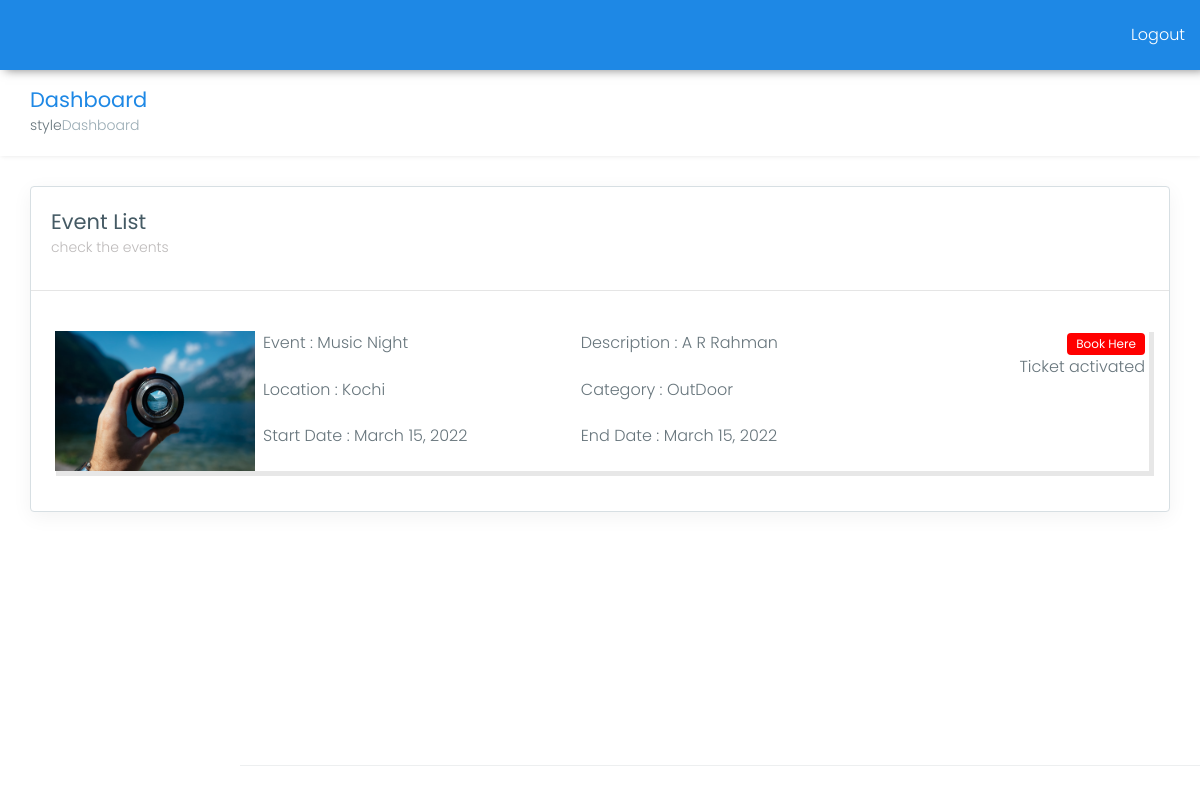
The page /dashboard/event_details/2 on the database its author committed.
### DemoApp/models.py (models this page shows)
class Events(models.Model):
    title=models.CharField(max_length=100)
    description=models.CharField(max_length=250)
    location=models.CharField(max_length=100)
    start_date=models.DateField(blank=True,null=True)
    end_date=models.DateField(null=True)
    image=models.ImageField(upload_to='uploaded_picture',blank=True,null=True)
    categories=models.ForeignKey(Categories,on_delete=models.CASCADE, null=True)
    published=models.BooleanField(default=False)
    paid=models.BooleanField(default=False)
    owner = models.ForeignKey(to=User, on_delete=models.CASCADE)
    def __str__(self):
        return self.title

class Categories(models.Model):
    category=models.CharField(max_length=100)
    def __str__(self):
        return self.category

### DemoApp/views.py (the view)
# urls.py: path('dashboard/event_details/<int:pk>',views.EventDetails,name='eventdetails'),
def EventDetails(request,pk):
    print('pk',pk)
    event_db=Events.objects.filter(pk=pk)
    print("event_db",event_db)
    context={
        "event_db":event_db,
        }
    return render(request, 'Event.html',context=context)

### DemoApp/templates/Event.html (shortened to what this page needs)
<!DOCTYPE html>
<html lang="en">
<head>
    <link href="{{STATIC_URL}}assets/plugins/bootstrap/css/bootstrap.min.css" rel="stylesheet">
    <link href="{{STATIC_URL}}assets/plugins/chartist-js/dist/chartist.min.css" rel="stylesheet">
    <link href="{{STATIC_URL}}assets/plugins/chartist-js/dist/chartist-init.css" rel="stylesheet">
    <link href="{{STATIC_URL}}assets/plugins/chartist-plugin-tooltip-master/dist/chartist-plugin-tooltip.css" rel="stylesheet">
    <link href="{{STATIC_URL}}assets/plugins/css-chart/css-chart.css" rel="stylesheet">
    <link href="{{STATIC_URL}}assets/plugins/morrisjs/morris.css" rel="stylesheet">
    <link href="{{STATIC_URL}}css/style.css" rel="stylesheet">
    <link href="{{STATIC_URL}}css/main.css" rel="stylesheet">
    <link href="{{STATIC_URL}}css/colors/blue.css" id="theme" rel="stylesheet">
</head>
<body class="fix-header fix-sidebar card-no-border">
    <div id="main-wrapper">
        <header class="topbar">
            <nav class="navbar top-navbar navbar-expand-md navbar-light">
                <div class="navbar-collapse">
                    <ul class="navbar-nav  mt-md-0" style="margin-left:auto;">
                        <li class="nav-item" >
                            <a href="/logout" style="color:white !important;">Logout </a>
                        </li>
                    </ul>
            </nav>
        </header>
        <div class="">
            <div class="container-fluid">
                <div class="row page-titles">
                    <div class="col-md-5 col-8 align-self-center">
                        <h3 class="text-themecolor m-b-0 m-t-0">Dashboard</h3>
                        <ol class="breadcrumb">style
                            <li class="breadcrumb-item active">Dashboard</li>
                        </ol>
                    </div>
                </div>
                <div class="row">
                    <div class="col-12">
                        <div class="card">
                            <div class="row">
                                <div class="col-lg-3 col-md-12 col-sm-12">
                                    <div class="card-body">
                                        <h3>Event List</h3>
                                        <h6 class="card-subtitle m-b-0">check the  events</h6>
                                    </div>
                                </div>
                            </div>
                            <div>
                                <hr class="m-t-0">
                            </div>
                            <div class="event_main">
                            {% for i in event_db %}
                                <div class="event_content">
                                    <div class="event_img_frame">
                                        <img src="{{i.image.url}}" class="event_img">
                                    </div>
                                    <div class="event_details">
                                        <div>Event : {{i.title}}</div>
                                        <div>Description : {{i.description}}</div>
                                        <div>Location : {{i.location}}</div>
                                        <div>Category : {{i.categories}}</div>
                                        <div>Start Date : {{i.start_date}}</div>
                                        <div>End Date : {{i.end_date}}</div>
                                    </div>
                                    <div class="event_btn_sec">
                                        <div>
                                            <button type="button" class="btn event_book_btn">Book Here</button>
                                        </div>
                                        <div>
                                            {%if i.paid == True %}
                                                Ticket activated
                                            {%else%}
                                                Ticket not activated
                                            {% endif%}
                                        </div>
                                    </div>
                                </div>
                            {% endfor %}
                            </div>
                        </div>
                    </div>
                </div>
            <footer class="footer"></footer>
        </div>
    </div>
</body>
</html>

### static/css/main.css (style rules this page uses)
.event_main { display:flex; flex-direction: column; margin:20px; }
.event_content { width:100%; display:grid; grid-template-columns: 2fr 8fr 3fr; grid-column-gap: 8px; grid-column-column: 8px; margin-bottom:20px; box-shadow: 5px 5px #7a7a7a2e; padding:4px; padding-bottom:0px; }
.event_content > div:last-child { margin-left:auto; }
.event_img { width:100%; height:100%; }
.event_img_frame { width:200px; height:140px; }
.event_details { display:grid; grid-template-columns: 1fr 1fr; }
.event_book_btn { background-color:red; color:white; padding: 1px 8px; font-size: 12px; }
.event_btn_sec { display: flex; flex-direction: column; align-items: flex-end; }

### static/css/colors/blue.css (style rules this page uses)
.topbar { background: #1e88e5; }
.text-themecolor { color: #1e88e5 !important; }

### rows shown on the page
Events: image (picture), title "Music Night", description "A R Rahman", location "Kochi", categories "OutDoor", start_date "March 15, 2022", end_date "March 15, 2022", paid "Ticket activated"
